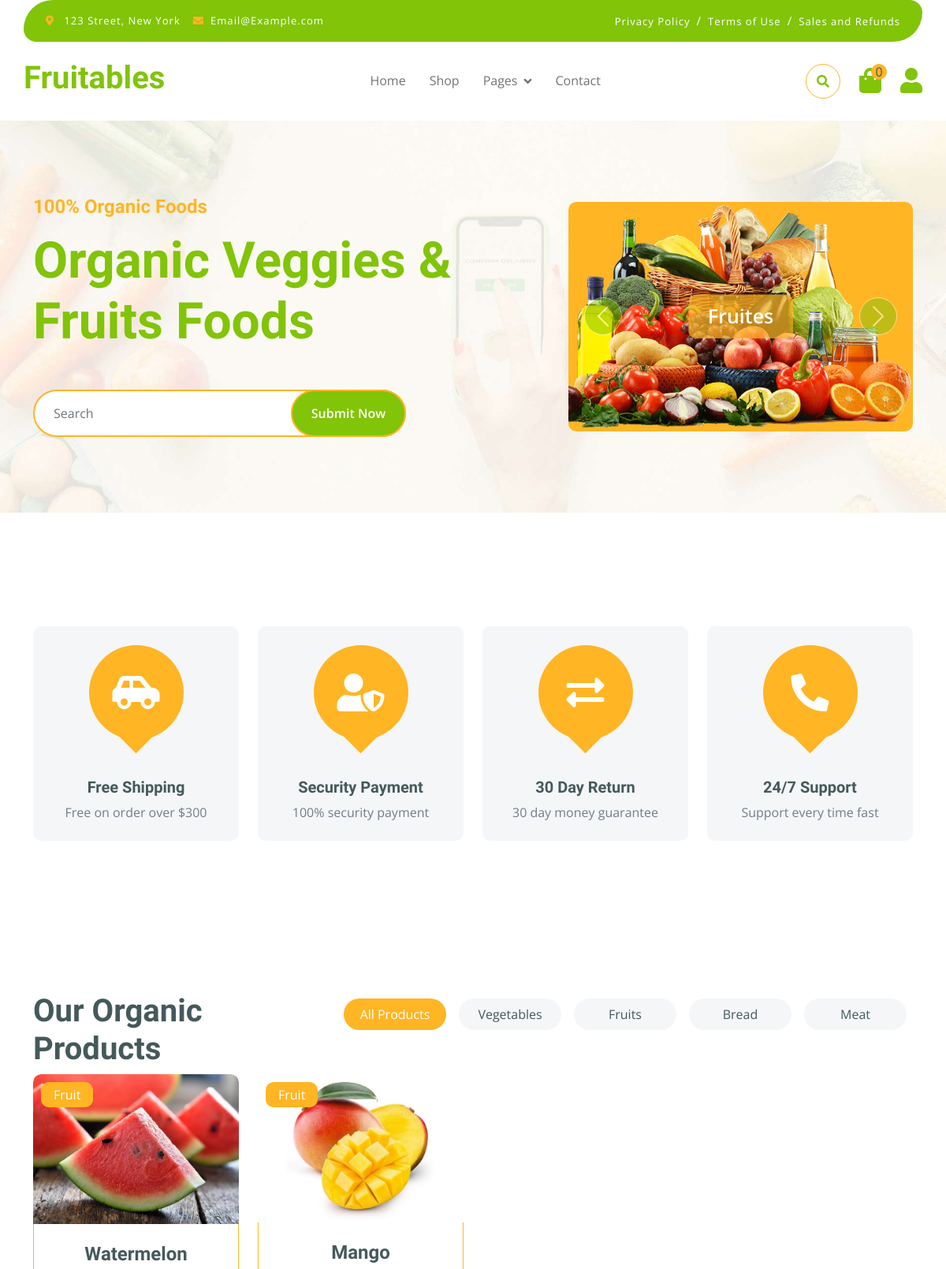
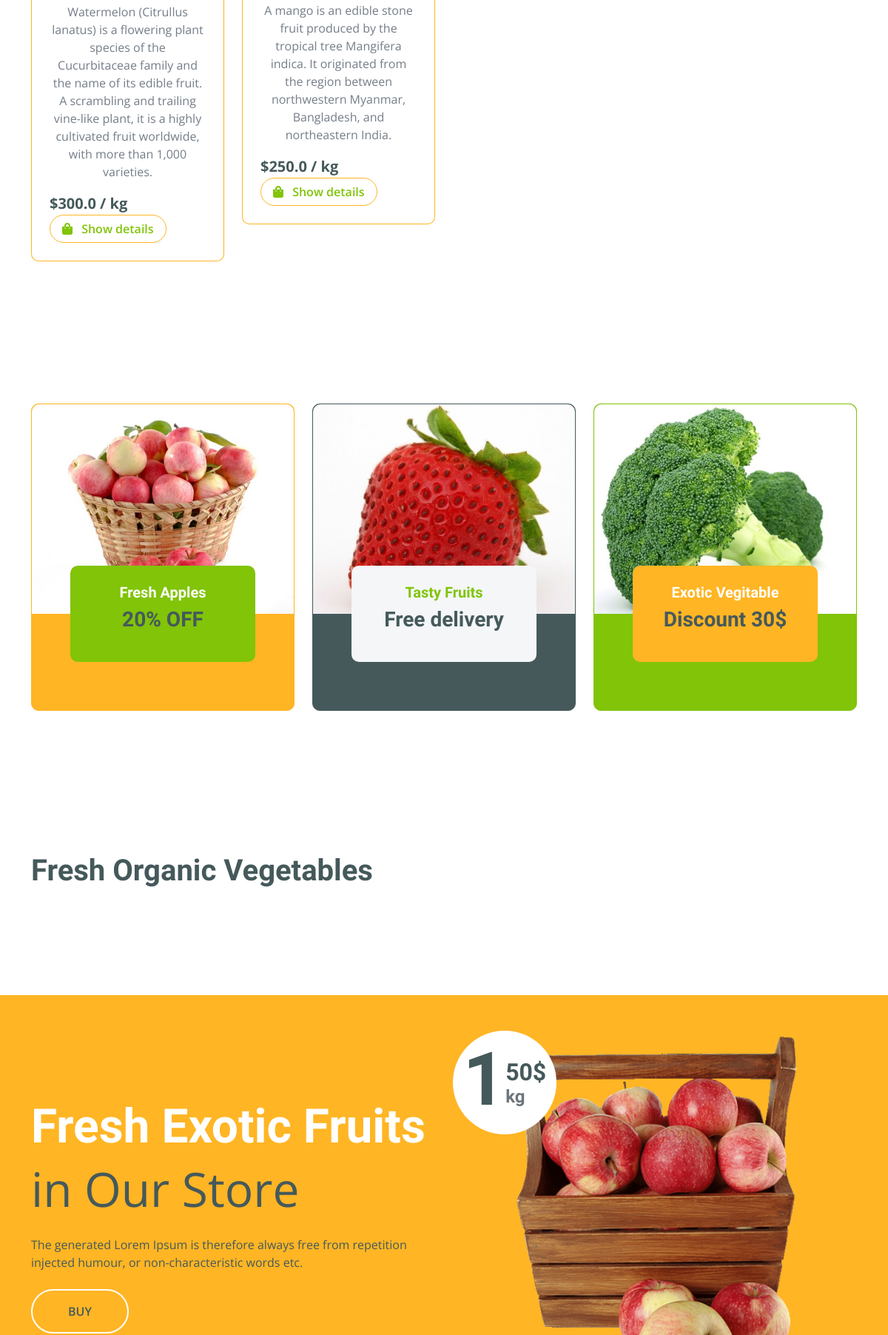
The app's page / (signed in, upper part) with its own data (2 pictures, top to bottom).
### store/models.py (models this page shows)
class Products (models.Model) :
    name = models.CharField(max_length=100)
    category = models.CharField(max_length=100)
    price = models.FloatField()
    description = models.TextField()
    image=models.ImageField(upload_to='Product/',blank=True, null=True)

### store/views.py (the view)
# urls.py: path('',index,name='index'),
@login_required(login_url='/login')
def index (request):
    products = Products.objects.all()
    return render(request, 'index.html', {'products': products})

### store/templates/index.html (shortened to what this page needs)
{% extends "base.html" %}
{% block body_block %}
    {% load static %}
    <div class="container-fluid py-5 mb-5 hero-header">
        <div class="container py-5">
            <div class="row g-5 align-items-center">
                <div class="col-md-12 col-lg-7">
                    <h4 class="mb-3 text-secondary">100% Organic Foods</h4>
                    <h1 class="mb-5 display-3 text-primary">Organic Veggies & Fruits Foods</h1>
                    <div class="position-relative mx-auto">
                        <input class="form-control border-2 border-secondary w-75 py-3 px-4 rounded-pill" type="number"
                            placeholder="Search">
                        <button type="submit"
                            class="btn btn-primary border-2 border-secondary py-3 px-4 position-absolute rounded-pill text-white h-100"
                            style="top: 0; right: 25%;">Submit Now</button>
                    </div>
                </div>
                <div class="col-md-12 col-lg-5">
                    <div id="carouselId" class="carousel slide position-relative" data-bs-ride="carousel">
                        <div class="carousel-inner" role="listbox">
                            <div class="carousel-item active rounded">
                                <img src="{% static  'img/hero-img-1.png' %}"
                                    class="img-fluid w-100 h-100 bg-secondary rounded" alt="First slide">
                                <a href="#" class="btn px-4 py-2 text-white rounded">Fruites</a>
                            </div>
                        </div>
                        <button class="carousel-control-prev" type="button" data-bs-target="#carouselId"
                            data-bs-slide="prev">
                            <span class="carousel-control-prev-icon" aria-hidden="true"></span>
                        </button>
                        <button class="carousel-control-next" type="button" data-bs-target="#carouselId"
                            data-bs-slide="next">
                            <span class="carousel-control-next-icon" aria-hidden="true"></span>
                        </button>
                    </div>
                </div>
            </div>
        </div>
    </div>
    <div class="container-fluid featurs py-5">
        <div class="container py-5">
            <div class="row g-4">
                <div class="col-md-6 col-lg-3">
                    <div class="featurs-item text-center rounded bg-light p-4">
                        <div class="featurs-icon btn-square rounded-circle bg-secondary mb-5 mx-auto">
                            <i class="fas fa-car-side fa-3x text-white"></i>
                        </div>
                        <div class="featurs-content text-center">
                            <h5>Free Shipping</h5>
                            <p class="mb-0">Free on order over $300</p>
                        </div>
                    </div>
                </div>
                <div class="col-md-6 col-lg-3">
                    <div class="featurs-item text-center rounded bg-light p-4">
                        <div class="featurs-icon btn-square rounded-circle bg-secondary mb-5 mx-auto">
                            <i class="fas fa-user-shield fa-3x text-white"></i>
                        </div>
                        <div class="featurs-content text-center">
                            <h5>Security Payment</h5>
                            <p class="mb-0">100% security payment</p>
                        </div>
                    </div>
                </div>
                <div class="col-md-6 col-lg-3">
                    <div class="featurs-item text-center rounded bg-light p-4">
                        <div class="featurs-icon btn-square rounded-circle bg-secondary mb-5 mx-auto">
                            <i class="fas fa-exchange-alt fa-3x text-white"></i>
                        </div>
                        <div class="featurs-content text-center">
                            <h5>30 Day Return</h5>
                            <p class="mb-0">30 day money guarantee</p>
                        </div>
                    </div>
                </div>
                <div class="col-md-6 col-lg-3">
                    <div class="featurs-item text-center rounded bg-light p-4">
                        <div class="featurs-icon btn-square rounded-circle bg-secondary mb-5 mx-auto">
                            <i class="fa fa-phone-alt fa-3x text-white"></i>
                        </div>
                        <div class="featurs-content text-center">
                            <h5>24/7 Support</h5>
                            <p class="mb-0">Support every time fast</p>
                        </div>
                    </div>
                </div>
            </div>
        </div>
    </div>
    <div class="container-fluid fruite py-5">
        <div class="container py-5">
            <div class="tab-class text-center">
                <div class="row g-4">
                    <div class="col-lg-4 text-start">
                        <h1>Our Organic Products</h1>
                    </div>
                    <div class="col-lg-8 text-end">
                        <ul class="nav nav-pills d-inline-flex text-center mb-5">
                            <li class="nav-item">
                                <a class="d-flex m-2 py-2 bg-light rounded-pill active" data-bs-toggle="pill"
                                    href="#tab-1">
                                    <span class="text-dark" style="width: 130px;">All Products</span>
                                </a>
                            </li>
                            <li class="nav-item">
                                <a class="d-flex py-2 m-2 bg-light rounded-pill" data-bs-toggle="pill" href="#tab-2">
                                    <span class="text-dark" style="width: 130px;">Vegetables</span>
                                </a>
                            </li>
                            <li class="nav-item">
                                <a class="d-flex m-2 py-2 bg-light rounded-pill" data-bs-toggle="pill" href="#tab-3">
                                    <span class="text-dark" style="width: 130px;">Fruits</span>
                                </a>
                            </li>
                            <li class="nav-item">
                                <a class="d-flex m-2 py-2 bg-light rounded-pill" data-bs-toggle="pill" href="#tab-4">
                                    <span class="text-dark" style="width: 130px;">Bread</span>
                                </a>
                            </li>
                            <li class="nav-item">
                                <a class="d-flex m-2 py-2 bg-light rounded-pill" data-bs-toggle="pill" href="#tab-5">
                                    <span class="text-dark" style="width: 130px;">Meat</span>
                                </a>
                            </li>
                        </ul>
                    </div>
                </div>
                <div class="tab-content">
                    <div id="tab-1" class="tab-pane fade show p-0 active">
                        <div class="row g-4">
                            <div class="col-lg-12">
                                <div class="row g-4">
                                    {% for p in products %}
                                    <div class="col-md-6 col-lg-4 col-xl-3">
                                        <div class="rounded position-relative fruite-item">
                                            <div class="fruite-img">
                                                <img src="{{p.image.url}}"
                                                    class="img-fluid w-100 rounded-top" alt="{{p.image}}">
                                            </div>
                                            <div class="text-white bg-secondary px-3 py-1 rounded position-absolute"
                                                style="top: 10px; left: 10px;">{{p.category}}</div>
                                            <div class="p-4 border border-secondary border-top-0 rounded-bottom">
                                                <h4>{{p.name}}</h4>
                                                <p>{{p.description}}</p>
                                                <div class="d-flex justify-content-between flex-lg-wrap">
                                                    <p class="text-dark fs-5 fw-bold mb-0">${{p.price}} / kg</p>
                                                    <a href="{% url 'shop_detail' p.pk %}"
                                                        class="btn border border-secondary rounded-pill px-3 text-primary"><i
                                                            class="fa fa-shopping-bag me-2 text-primary"></i> Show details</a>
                                                </div>
                                            </div>
                                        </div>
                                    </div>
                                    {%endfor%}
                                </div>
                            </div>
                        </div>
                    </div>
                </div>
            </div>
        </div>
    </div>
    <div class="container-fluid service py-5">
        <div class="container py-5">
            <div class="row g-4 justify-content-center">
                <div class="col-md-6 col-lg-4">
                    <a href="#">
                        <div class="service-item bg-secondary rounded border border-secondary">
                            <img src="{% static  'img/featur-1.jpg' %}" class="img-fluid rounded-top w-100" alt="">
                            <div class="px-4 rounded-bottom">
                                <div class="service-content bg-primary text-center p-4 rounded">
                                    <h5 class="text-white">Fresh Apples</h5>
                                    <h3 class="mb-0">20% OFF</h3>
                                </div>
                            </div>
                        </div>
                    </a>
                </div>
                <div class="col-md-6 col-lg-4">
                    <a href="#">
                        <div class="service-item bg-dark rounded border border-dark">
                            <img src="{% static  'img/featur-2.jpg' %}" class="img-fluid rounded-top w-100" alt="">
                            <div class="px-4 rounded-bottom">
                                <div class="service-content bg-light text-center p-4 rounded">
                                    <h5 class="text-primary">Tasty Fruits</h5>
                                    <h3 class="mb-0">Free delivery</h3>
                                </div>
                            </div>
                        </div>
                    </a>
                </div>
                <div class="col-md-6 col-lg-4">
                    <a href="#">
                        <div class="service-item bg-primary rounded border border-primary">
                            <img src="{% static  'img/featur-3.jpg' %}" class="img-fluid rounded-top w-100" alt="">
                            <div class="px-4 rounded-bottom">
                                <div class="service-content bg-secondary text-center p-4 rounded">
                                    <h5 class="text-white">Exotic Vegitable</h5>
                                    <h3 class="mb-0">Discount 30$</h3>
                                </div>
                            </div>
                        </div>
                    </a>
                </div>
            </div>
        </div>
    </div>
    <div class="container-fluid vesitable py-5">
        <div class="container py-5">
            <h1 class="mb-0">Fresh Organic Vegetables</h1>
        </div>
    </div>
    <div class="container-fluid banner bg-secondary my-5">
        <div class="container py-5">
            <div class="row g-4 align-items-center">
                <div class="col-lg-6">
                    <div class="py-4">
                        <h1 class="display-3 text-white">Fresh Exotic Fruits</h1>
                        <p class="fw-normal display-3 text-dark mb-4">in Our Store</p>
                        <p class="mb-4 text-dark">The generated Lorem Ipsum is therefore always free from repetition
                            injected humour, or non-characteristic words etc.</p>
                        <a href="#"
                            class="banner-btn btn border-2 border-white rounded-pill text-dark py-3 px-5">BUY</a>
                    </div>
                </div>
                <div class="col-lg-6">
                    <div class="position-relative">
                        <img src="{% static  'img/baner-1.png' %}" class="img-fluid w-100 rounded" alt="">
                        <div class="d-flex align-items-center justify-content-center bg-white rounded-circle position-absolute"
                            style="width: 140px; height: 140px; top: 0; left: 0;">
                            <h1 style="font-size: 100px;">1</h1>
                            <div class="d-flex flex-column">
                                <span class="h2 mb-0">50$</span>
                                <span class="h4 text-muted mb-0">kg</span>
                            </div>
                        </div>
                    </div>
                </div>
            </div>
        </div>
    </div>
</body>
</html>
{% endblock %}

### records on screen
Products: image (picture), category "Fruit", name "Watermelon", description "Watermelon (Citrullus lanatus) is a flowering plant species of the Cucurbitaceae family and the name of its edible fruit. A scrambling and trailing vine-like plant, it is a highly cultivated fruit worldwide, with more than 1,000 varieties.", price "300.0"
Products: image (picture), category "Fruit", name "Mango", description "A mango is an edible stone fruit produced by the tropical tree Mangifera indica. It originated from the region between northwestern Myanmar, Bangladesh, and northeastern India.", price "250.0"

### other values on screen
{{ request.session.cart|length }} "0"
